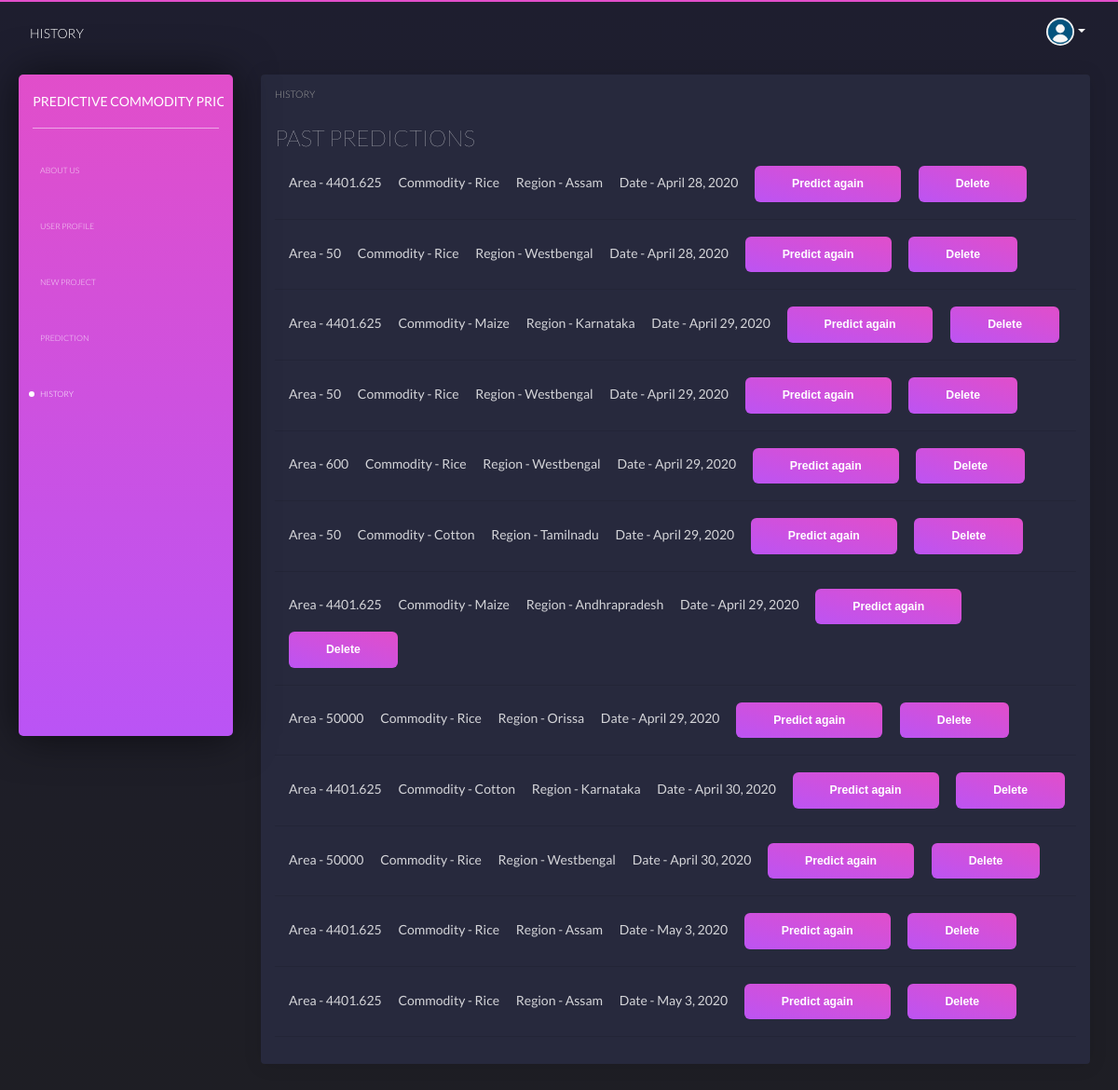
Screenshot of //history with the database file from the repository.
### production/models.py (models this page shows)
class Prediction(models.Model):
    area = models.CharField(max_length=100)
    region = models.CharField(max_length=100)
    commod = models.CharField(max_length=100,null = True)
    idn = models.IntegerField(default=0)
    daten = models.DateField(default = timezone.now)

### production/views.py (the view)
# urls.py: path('/history', views.history, name='history'),
def history(request):
    data = Prediction.objects.all()
    return render(request,'history.html',{'data':data})

### templates/history.html (shortened to what this page needs)
{% load static %}
<!DOCTYPE html>
<html lang="en" dir="ltr">
  <head>
    <link href="https://use.fontawesome.com/releases/v5.0.6/css/all.css" rel="stylesheet">
    <link href="{% static 'nucleo_icons.css' %}" rel="stylesheet" type="text/css" />
    <link href="{% static 'black_dashboard.css' %}" rel="stylesheet" type="text/css" />
      <link rel="stylesheet" type='text/css' href="https://cdnjs.cloudflare.com/ajax/libs/semantic-ui/2.2.14/semantic.min.css">
      <link rel="stylesheet" href="https://cdnjs.cloudflare.com/ajax/libs/Chart.js/2.8.0/Chart.min.css" />
  </head>
  <body class="">
    <div class="wrapper">
      <div class="sidebar">
        <div class="sidebar-wrapper">
          <div class="logo">
            <a href="javascript:void(0)" class="simple-text logo-normal">
              &nbsp Predictive Commodity Pricing
            </a>
          </div>
          <ul class="nav">
            <li>
              <a href="{% url 'aboutus' %}">
                <p>About us</p>
              </a>
            </li>
            <li>
              <a href="{% url 'user' %}">
                <p>User Profile</p>
              </a>
            </li>
            <li>
              <a href="{% url 'regionselect' %}">
                <p>New Project</p>
              </a>
            </li>
            <li >
              <a href="{% url 'prediction' %}">
                <p>Prediction</p>
              </a>
            </li>
            <li class="active">
              <a href="{% url 'history' %}">
                <p>History</p>
              </a>
            </li>
          </ul>
        </div>
        </div>
        <div class="main-panel">
          <nav class="navbar navbar-expand-lg navbar-absolute navbar-transparent">
              <div class="navbar-wrapper">
                <a class="navbar-brand" href="javascript:void(0)">History</a>
              </div>
              <div class="collapse navbar-collapse" id="navigation">
                <ul class="navbar-nav ml-auto">
                  <li class="search-bar input-group">
                    <button class="btn btn-link" id="search-button" data-toggle="modal" data-target="#searchModal">
                    </button>
                  </li>
                  <li class="dropdown nav-item">
                    <a href="#" class="dropdown-toggle nav-link" data-toggle="dropdown">
                      <div class="photo">
                        <img src="{% static 'user.png' %} " alt="Profile Photo">
                      </div>
                      <b class="caret d-none d-lg-block d-xl-block"></b>
                    </a>
                  </li>
                </ul>
              </div>
          </nav>
          <div class="content">
            <div class="row">
              <div class="col-12">
                <div class="card card-chart">
                  <div class="card-header " style="padding-bottom: 15px">
                    <h5 class="card-category">HISTORY</h5>
                    <h2 class="card-title">PAST PREDICTIONS</h2>
                    {% for k in data%}
                    <div class="row">
                      <div class="col-sm-12 text-left">
                        <div class="form-group" style="text-transform:capitalize">
                        <form method="post" action="{% url 'hisdata' hs=k.idn  %}" >
                                <span style="margin-left: 15px"> Area - {{ k.area}}  </span>
                                <span class="ft" style="margin-left: 15px"> Commodity - {{ k.commod}} </span>
                                <span class="ft" style="margin-left: 15px">Region - {{ k.region}}</span>
                                <span class="ft" style="margin-left: 15px">Date - {{ k.daten}}</span>
                                <button type='submit'class="btn btn-fill btn-primary" style="margin-left: 15px" >Predict again</button>
                                <button type='button'class="btn btn-fill btn-primary" style="margin-left: 15px" onclick=" location.href='{% url "hisdel" hs=k.idn %}' " >Delete</button>
                            </form>
                            <hr>
                          </div>
                      </div>
                    </div>
                    {% endfor %}
                  </div>
                </div>
              </div>
            </div>
</body>

### rows the page displays
Prediction: area "4401.625", commod "Rice", region "Assam", daten "April 28, 2020"
Prediction: area "50", commod "Rice", region "Westbengal", daten "April 28, 2020"
Prediction: area "4401.625", commod "Maize", region "Karnataka", daten "April 29, 2020"
Prediction: area "50", commod "Rice", region "Westbengal", daten "April 29, 2020"
Prediction: area "600", commod "Rice", region "Westbengal", daten "April 29, 2020"
Prediction: area "50", commod "Cotton", region "Tamilnadu", daten "April 29, 2020"
Prediction: area "4401.625", commod "Maize", region "Andhrapradesh", daten "April 29, 2020"
Prediction: area "50000", commod "Rice", region "Orissa", daten "April 29, 2020"
Prediction: area "4401.625", commod "Cotton", region "Karnataka", daten "April 30, 2020"
Prediction: area "50000", commod "Rice", region "Westbengal", daten "April 30, 2020"
Prediction: area "4401.625", commod "Rice", region "Assam", daten "May 3, 2020"
Prediction: area "4401.625", commod "Rice", region "Assam", daten "May 3, 2020"
